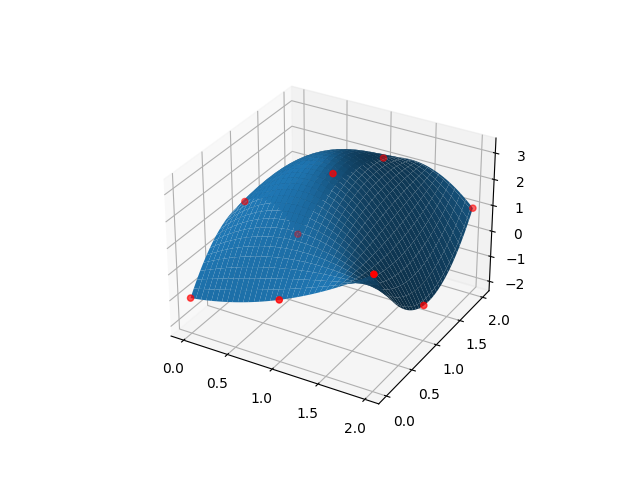

Write Python code to recreate this figure.
import numpy as np
import matplotlib.pyplot as plt
from hw2_biquadratic_interpolation import *
#from hw2_biquadratic_interpolation_done import *


# c: data points to be interpolated.
#    c should be a 3x3 numpy array.
# c[i,j] is the value at (i,j).
c = np.array([[-1, 1,-2],
              [ 0, 3, 2],
              [ 2,-1, 1]])
# c = np.random.rand(3,3)    # You can test with this too.

# x & y coordinates for surface plotting
x,y = np.meshgrid(np.linspace(0,2,101),np.linspace(0,2,101))

# Evaluate the function values for all the points of the grid.
f = biquadratic(c, x.flatten(), y.flatten()).reshape(x.shape)

# Plot a 3D surface (biquadratic function)
fig, ax = plt.subplots(subplot_kw={"projection": "3d"})
ax.plot_surface(x, y, f)

xx,yy = np.meshgrid([0,1,2],[0,1,2])

ax.scatter(xx,yy,c.T.flatten(), c='red')

plt.show()
